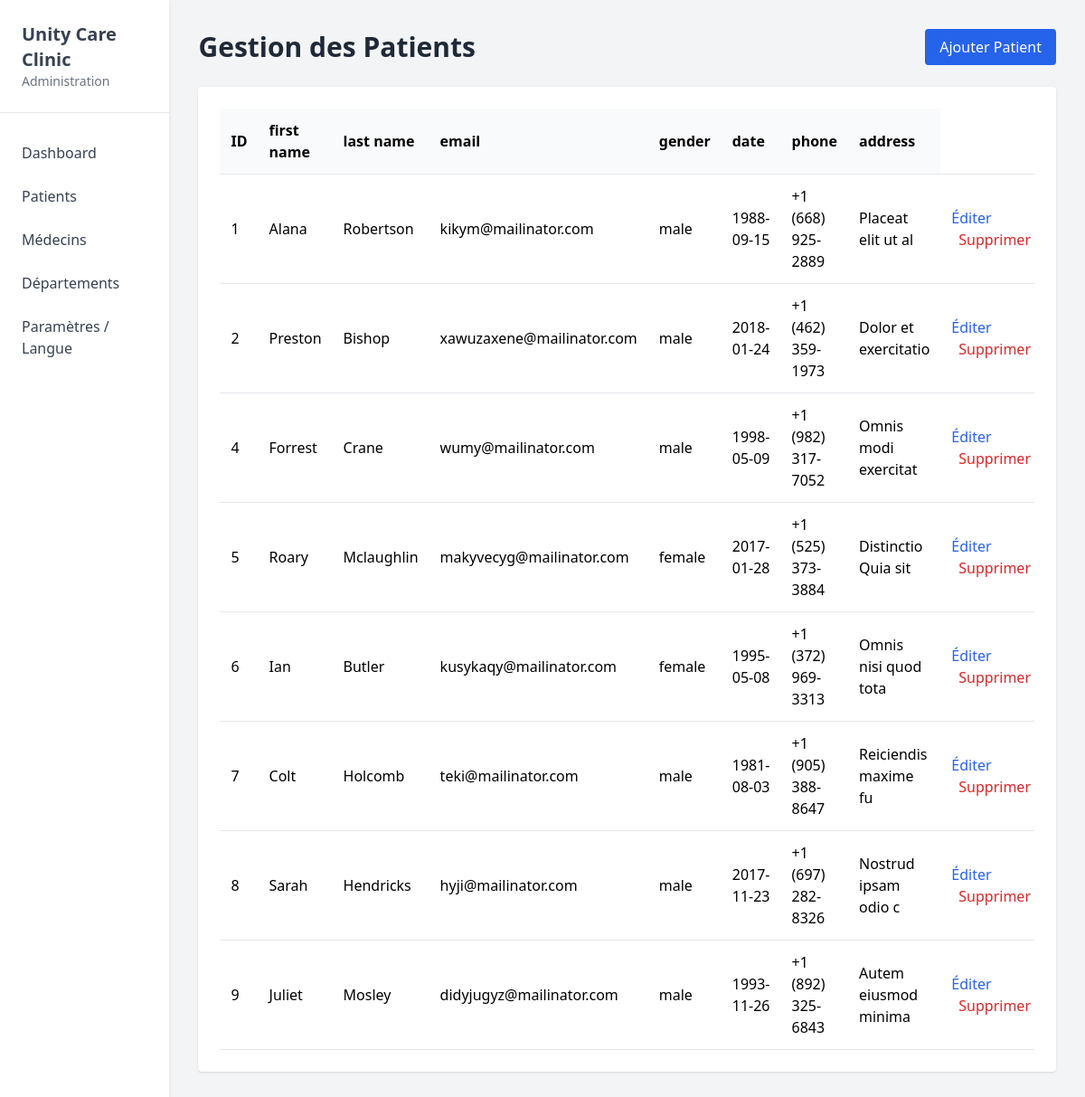
Page /src/pages/patients.php on the committed database.
### tables this page shows
CREATE TABLE `patients` (
  `id_patient` int NOT NULL,
  `first_name` varchar(50) NOT NULL,
  `last_name` varchar(50) NOT NULL,
  `gender` enum('male','female') NOT NULL,
  `email` varchar(100) NOT NULL,
  `date_of_birth` date NOT NULL,
  `phone_number` varchar(20) NOT NULL,
  `address` varchar(100) NOT NULL
);

### src/config.php (called while the page is built, shortened)
<?php
$host = "localhost";
$user = "root";
$pass = "";
$dbname = "hospital";
$conn = new mysqli($host, $user, $pass, $dbname);
$SqlNumPatients = "SELECT * FROM patients;";
$PatientsResult = $conn->query($SqlNumPatients);

### src/pages/patients.php (the view, shortened to what this page needs)
<?php
require_once "../config.php";
require_once "../main.php";
?>
<!DOCTYPE html>
<html lang="fr">
<head>
    <script src="https://cdn.tailwindcss.com"></script>
</head>
<body class="bg-gray-100 relative">
    <div class="flex min-h-screen relative">
        <?php include 'sidebar.php'; ?>
        <main class="flex-grow p-8">
            <header class="flex justify-between items-center mb-6">
                <h2 class="text-3xl font-bold text-gray-800">Gestion des Patients</h2>
                <button type="submit" id="ajoutePatient" class="px-4 py-2 bg-blue-600 text-white rounded">
                    Ajouter Patient
                </button>
            </header>
            <section class="bg-white rounded shadow p-6 overflow-auto">
                <table class="w-full text-left border-collapse">
                    <thead>
                        <tr class="border-b bg-gray-50">
                            <th class="p-3">ID</th>
                            <th class="p-3">first name</th>
                            <th class="p-3">last name</th>
                            <th class="p-3">email</th>
                            <th class="p-3">gender</th>
                            <th class="p-3">date</th>
                            <th class="p-3">phone</th>
                            <th class="p-3">address</th>
                        </tr>
                    </thead>
                    <tbody>
                        <?php
                        while ($row = $PatientsResult->fetch_assoc()) {
                            echo '<tr class="border-b">';
                            echo '<td class="p-3">' . $row["id_patient"] . '</td>';
                            echo '<td class="p-3">' . $row["first_name"] . '</td>';
                            echo '<td class="p-3">' . $row["last_name"] . '</td>';
                            echo '<td class="p-3">' . $row["email"] . '</td>';
                            echo '<td class="p-3">' . $row["gender"] . '</td>';
                            echo '<td class="p-3">' . $row["date_of_birth"] . '</td>';
                            echo '<td class="p-3">' . $row["phone_number"] . '</td>';
                            echo '<td class="p-3">' . $row["address"] . '</td>';
                            echo '<td class="p-3 space-x-2">
                            <a id-patientED = ' . $row["id_patient"] . ' class="EditBtn text-blue-600" href="../editpatient.php?id='.$row["id_patient"].'">Éditer</a>
                            <a href="patients.php?action=delete&id='. $row["id_patient"] .'"
   class="text-red-600"
   onclick="return confirm("Are you sure?")">
   Supprimer
</a>
                        </td>';
                            echo '</tr>';
                        }
                        ?>
                    </tbody>
                </table>
            </section>
        </main>
    </div>
</body>
</html>

### rows in the picture
patients: id_patient "1", first_name "Alana", last_name "Robertson", email "kikym@mailinator.com", gender "male", date_of_birth "1988-09-15", phone_number "+1 (668) 925-2889", address "Placeat elit ut al"
patients: id_patient "2", first_name "Preston", last_name "Bishop", email "xawuzaxene@mailinator.com", gender "male", date_of_birth "2018-01-24", phone_number "+1 (462) 359-1973", address "Dolor et exercitatio"
patients: id_patient "4", first_name "Forrest", last_name "Crane", email "wumy@mailinator.com", gender "male", date_of_birth "1998-05-09", phone_number "+1 (982) 317-7052", address "Omnis modi exercitat"
patients: id_patient "5", first_name "Roary", last_name "Mclaughlin", email "makyvecyg@mailinator.com", gender "female", date_of_birth "2017-01-28", phone_number "+1 (525) 373-3884", address "Distinctio Quia sit"
patients: id_patient "6", first_name "Ian", last_name "Butler", email "kusykaqy@mailinator.com", gender "female", date_of_birth "1995-05-08", phone_number "+1 (372) 969-3313", address "Omnis nisi quod tota"
patients: id_patient "7", first_name "Colt", last_name "Holcomb", email "teki@mailinator.com", gender "male", date_of_birth "1981-08-03", phone_number "+1 (905) 388-8647", address "Reiciendis maxime fu"
patients: id_patient "8", first_name "Sarah", last_name "Hendricks", email "hyji@mailinator.com", gender "male", date_of_birth "2017-11-23", phone_number "+1 (697) 282-8326", address "Nostrud ipsam odio c"
patients: id_patient "9", first_name "Juliet", last_name "Mosley", email "didyjugyz@mailinator.com", gender "male", date_of_birth "1993-11-26", phone_number "+1 (892) 325-6843", address "Autem eiusmod minima"
